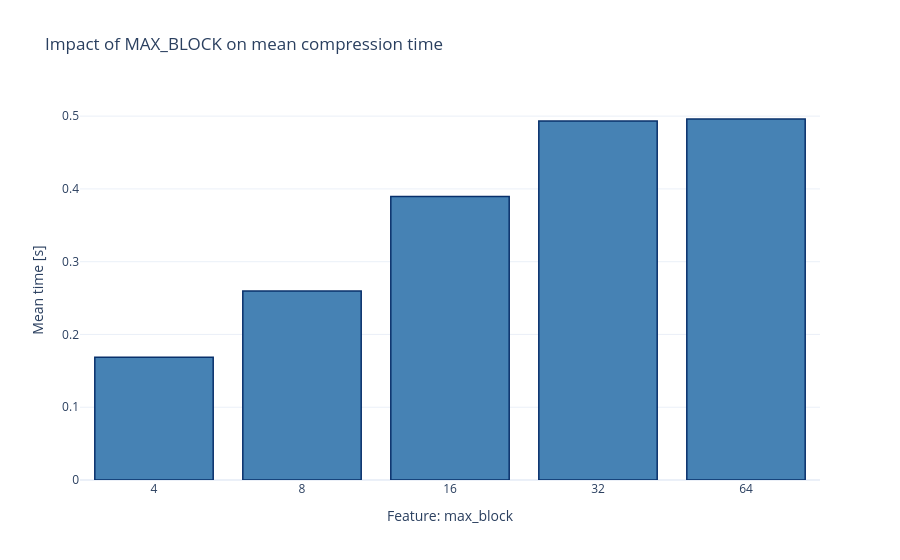
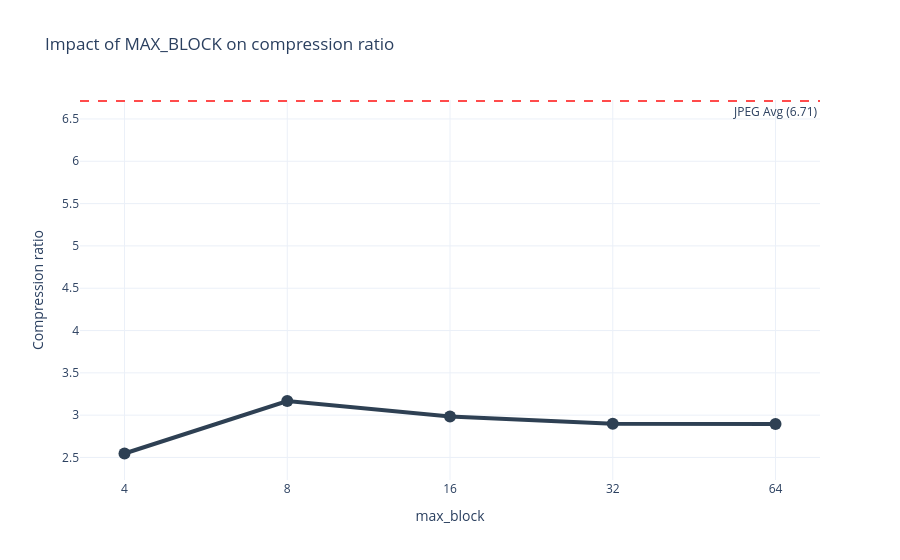
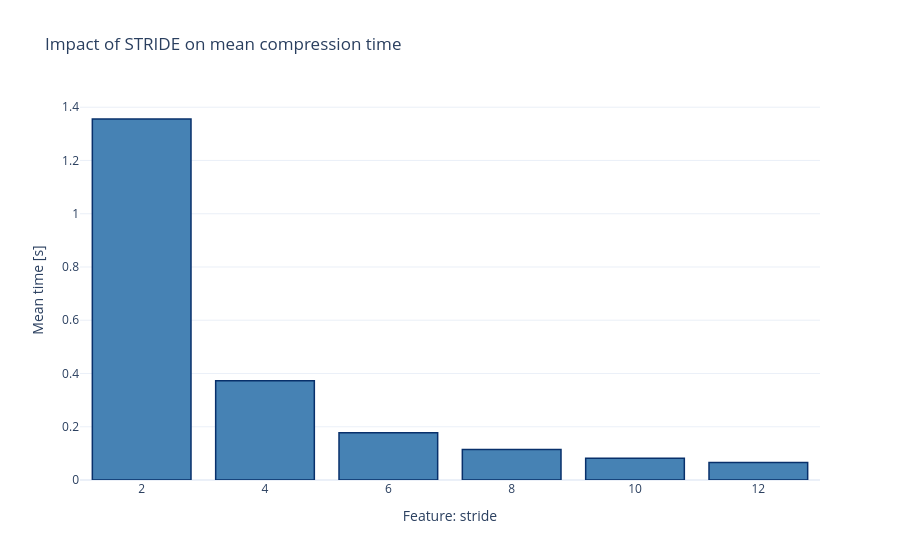
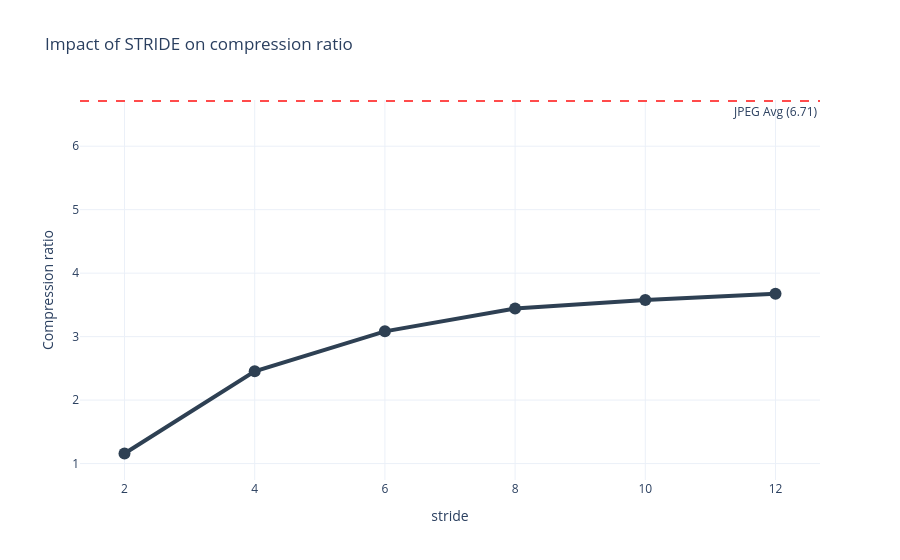

Notebook source saved alongside these figures, in order:
### Markdown cell above
* **Wykres czasu** dla parametru stride wykazuje niemal wykładniczy spadek wraz ze wzrostem parametru. Nawet niewielkie zwiększenie kroku przeszukiwania (np. z 2 na 4) pozwala na ponad trzykrotne przyspieszenie pracy, co czyni stride najskuteczniejszym narzędziem optymalizacji czasowej.

* **Zaskakujący jest wpływ** stride na stopień kompresji (CR). Dane pokazują ciekawą korelację – wraz ze wzrostem stride, stopień kompresji rośnie, co można interpretować że gęstsze przeszukiwanie pozwala znaleźć lepsze dopasowania dla mniejszych bloków.
* **Zalecenie optymalizacyjne**: Aby uzyskać płynne działanie przy zachowaniu przyzwoitego stopnia kompresji, optymalnym ustawieniem jest Stride = 10 lub 12. Dalsze zwiększanie kroku może przestać dawać zauważalne zyski czasowe, a zacząć negatywnie wpływać na jakość wizualną

### Code cell
visualize_bench_result(df_stride_max, features=["max_block", "stride"])

### Figure 1 — Plotly figure (JSON) as saved in the notebook; plotly's stock layout.template omitted (floating-point values rounded to 4 significant figures)
{"data": [{"hovertemplate": "Feature: max_block=%{x}<br>Mean time [s]=%{y}<extra></extra>", "legendgroup": "", "marker": {"color": "#4682B4", "line": {"color": "rgb(8,48,107)", "width": 1.5}, "pattern": {"shape": ""}}, "name": "", "orientation": "v", "showlegend": false, "textposition": "auto", "type": "bar", "x": ["4", "8", "16", "32", "64"], "xaxis": "x", "y": [0.1685, 0.2597, 0.3897, 0.4932, 0.4961], "yaxis": "y"}], "layout": {"barmode": "relative", "legend": {"tracegroupgap": 0}, "title": {"text": "Impact of MAX_BLOCK on mean compression time"}, "xaxis": {"anchor": "y", "domain": [0, 1], "title": {"text": "Feature: max_block"}, "type": "category"}, "yaxis": {"anchor": "x", "domain": [0, 1], "title": {"text": "Mean time [s]"}}}}

### Figure 2 — Plotly figure (JSON) as saved in the notebook; plotly's stock layout.template omitted (floating-point values rounded to 4 significant figures)
{"data": [{"hovertemplate": "max_block=%{x}<br>Compression ratio=%{y}<extra></extra>", "legendgroup": "", "line": {"color": "#2E4053", "dash": "solid", "width": 4}, "marker": {"size": 12, "symbol": "circle"}, "mode": "lines+markers", "name": "", "orientation": "v", "showlegend": false, "type": "scatter", "x": ["4", "8", "16", "32", "64"], "xaxis": "x", "y": [2.547, 3.166, 2.984, 2.899, 2.897], "yaxis": "y"}], "layout": {"annotations": [{"showarrow": false, "text": "JPEG Avg (6.71)", "x": 1, "xanchor": "right", "xref": "x domain", "y": 6.712, "yanchor": "top", "yref": "y"}], "legend": {"tracegroupgap": 0}, "shapes": [{"line": {"color": "#FF4B4B", "dash": "dash"}, "type": "line", "x0": 0, "x1": 1, "xref": "x domain", "y0": 6.712, "y1": 6.712, "yref": "y"}], "title": {"text": "Impact of MAX_BLOCK on compression ratio"}, "xaxis": {"anchor": "y", "domain": [0, 1], "title": {"text": "max_block"}, "type": "category"}, "yaxis": {"anchor": "x", "domain": [0, 1], "title": {"text": "Compression ratio"}}}}

### Figure 3 — Plotly figure (JSON) as saved in the notebook; plotly's stock layout.template omitted (floating-point values rounded to 4 significant figures)
{"data": [{"hovertemplate": "Feature: stride=%{x}<br>Mean time [s]=%{y}<extra></extra>", "legendgroup": "", "marker": {"color": "#4682B4", "line": {"color": "rgb(8,48,107)", "width": 1.5}, "pattern": {"shape": ""}}, "name": "", "orientation": "v", "showlegend": false, "textposition": "auto", "type": "bar", "x": ["2", "4", "6", "8", "10", "12"], "xaxis": "x", "y": [1.356, 0.3729, 0.1774, 0.115, 0.08163, 0.06587], "yaxis": "y"}], "layout": {"barmode": "relative", "legend": {"tracegroupgap": 0}, "title": {"text": "Impact of STRIDE on mean compression time"}, "xaxis": {"anchor": "y", "domain": [0, 1], "title": {"text": "Feature: stride"}, "type": "category"}, "yaxis": {"anchor": "x", "domain": [0, 1], "title": {"text": "Mean time [s]"}}}}

### Figure 4 — Plotly figure (JSON) as saved in the notebook; plotly's stock layout.template omitted (floating-point values rounded to 4 significant figures)
{"data": [{"hovertemplate": "stride=%{x}<br>Compression ratio=%{y}<extra></extra>", "legendgroup": "", "line": {"color": "#2E4053", "dash": "solid", "width": 4}, "marker": {"size": 12, "symbol": "circle"}, "mode": "lines+markers", "name": "", "orientation": "v", "showlegend": false, "type": "scatter", "x": ["2", "4", "6", "8", "10", "12"], "xaxis": "x", "y": [1.159, 2.454, 3.083, 3.442, 3.578, 3.676], "yaxis": "y"}], "layout": {"annotations": [{"showarrow": false, "text": "JPEG Avg (6.71)", "x": 1, "xanchor": "right", "xref": "x domain", "y": 6.712, "yanchor": "top", "yref": "y"}], "legend": {"tracegroupgap": 0}, "shapes": [{"line": {"color": "#FF4B4B", "dash": "dash"}, "type": "line", "x0": 0, "x1": 1, "xref": "x domain", "y0": 6.712, "y1": 6.712, "yref": "y"}], "title": {"text": "Impact of STRIDE on compression ratio"}, "xaxis": {"anchor": "y", "domain": [0, 1], "title": {"text": "stride"}, "type": "category"}, "yaxis": {"anchor": "x", "domain": [0, 1], "title": {"text": "Compression ratio"}}}}
